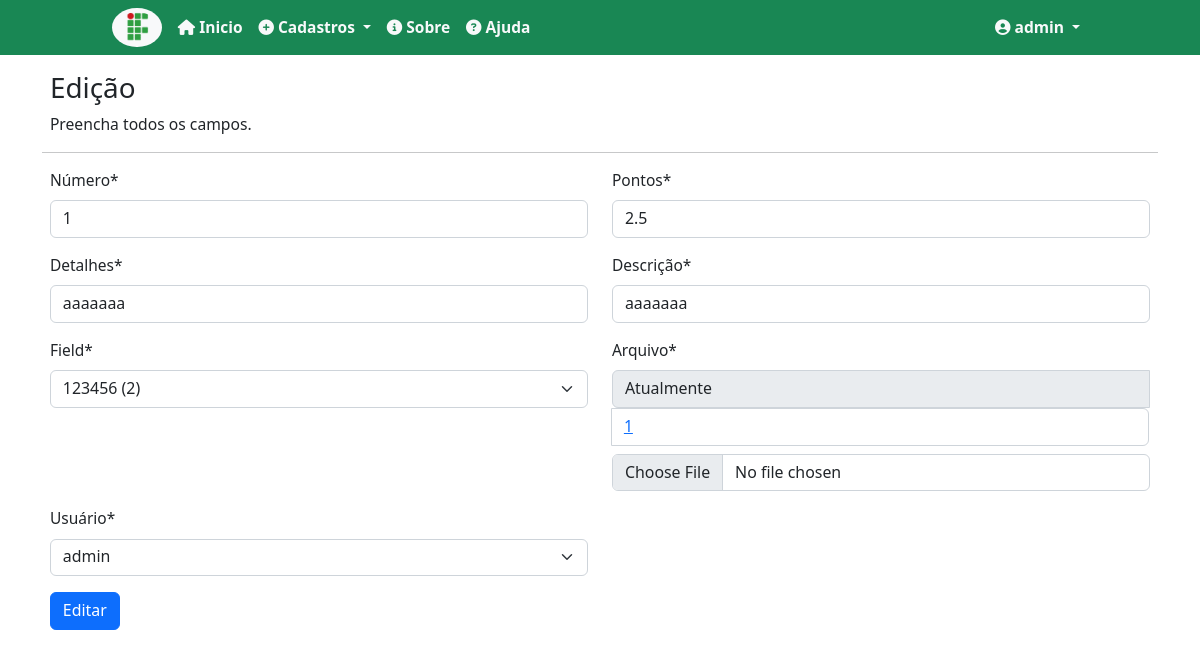
Screenshot of /atividades/editar/2 (signed in) with the database file from the repository.
### records/models.py (models this page shows, shortened)
class Activity(models.Model):
    number = models.IntegerField(verbose_name="Número", unique=True)
    points = models.DecimalField(verbose_name="Pontos", decimal_places=1, max_digits=4)
    details = models.CharField(max_length=100, verbose_name="Detalhes")
    description = models.CharField(max_length=150, verbose_name='Descrição')
    field = models.ForeignKey(Field, on_delete= models.PROTECT, verbose_name='Campo')
    file = models.FileField(upload_to='pdf/', verbose_name="Arquivo")
    user = models.ForeignKey(User, on_delete=models.PROTECT, verbose_name="Usuário")
    class Meta:
        verbose_name = 'Atividade'
        ordering = ['number']

class Field(models.Model):
    name = models.CharField(max_length=50, verbose_name='Nome')
    description = models.CharField(max_length=150, verbose_name='Descrição')
    def __str__(self):
        return "{} ({})".format(self.name, self.description)
    class Meta:
        verbose_name = 'Campo'
        ordering = ['name']

### records/views.py (the view)
# urls.py: path('atividades/editar/<int:pk>', ActivityUpdate.as_view(), name='edit-activity'),
class ActivityUpdate(LoginRequiredMixin, UpdateView):
    login_url = reverse_lazy('login')
    model = Activity
    form_class = ActivityForm
    template_name = 'records/form_update.html'
    success_url = reverse_lazy('list-activity')
    def get_object(self, queryset=None):
        self.object = get_object_or_404(Activity, pk = self.kwargs['pk'], user = self.request.user)
        return self.object
    def get_context_data(self, *args, **kwargs):
        context = super().get_context_data(*args, **kwargs)
        context['header'] = 'Cadastro de Atividades'
        context['exist_file'] = True
        return context

### records/forms.py
class ActivityForm(forms.ModelForm):
    class Meta:
        model = Activity
        fields = '__all__'
    def __init__(self, *args, **kwargs):
        super().__init__(*args, **kwargs)
        self.fields['field'] = forms.ModelChoiceField(
            queryset=Field.objects.all())

### records/templates/records/form_update.html (shortened to what this page needs)
{% extends 'pages/base.html' %}
{% load static %}
{% load crispy_forms_tags %}
{% block content %}
    <div class="m-2">
        <h3>Edição</h3>
        <p>Preencha todos os campos.</p>
    </div>
    <hr>
    <form class="m-2"
    {%if exist_file %}
    enctype="multipart/form-data"
    {% endif %}
    method="POST" action="">
        <div class="row">
            {{ form|crispy }}
        </div>
        <button type="submit" class="btn btn-primary" >Editar</button>
    </form>
{% endblock%}

### pages/templates/pages/base.html (shortened to what this page needs)
{% load static %}
<!DOCTYPE html>
<html lang="pt-br">
<head>
    {% block stylesheet %}
    <link rel="stylesheet" href="{% static 'css/style.css' %}">
    {% endblock %}
    <link href="https://cdn.jsdelivr.net/npm/bootstrap@5.2.2/dist/css/bootstrap.min.css" rel="stylesheet">
    <link rel="stylesheet" type="text/css" href="https://cdn.datatables.net/v/bs5/dt-1.13.2/datatables.min.css"/>
</head>
<body>
  {% block navbar%}
  <nav class="navbar navbar-expand-lg navbar-light bg-success">
    <div class="container-fluid col-10">
      <img src="{% static 'img/logo.png'%}" width="50px" class="bg-light rounded-circle p-1 me-2">
      <div class="collapse navbar-collapse mt-2 mt-lg-0" id="navbarSupportedContent">
        <ul class="navbar-nav me-auto mb-2 mb-lg-0">
          <li class="nav-item">
            <a class="nav-link active text-light fw-bold p-2" aria-current="page" href="{% url 'index' %}"><i class="fa-solid fa-house"></i> Inicio</a>
          </li>
          {% if request.user.is_authenticated %}
          <li class="nav-item dropdown">
            <a class="text-light nav-link fw-bold dropdown-toggle p-2" href="#" id="navbarDropdown" role="button" data-bs-toggle="dropdown" aria-expanded="false">
                <i class="fa-solid fa-circle-plus"></i> Cadastros
            </a>
          </li>
          {% endif %}
          <li class="nav-item">
            <a class="nav-link text-light fw-bold p-2" href="{% url 'about' %}"><i class="fa-solid fa-circle-info"></i> Sobre</a>
          </li>
          <li class="nav-item">
            <a class="nav-link text-light fw-bold p-2" href="#"><i class="fa-solid fa-circle-question"></i> Ajuda</a>
          </li>
        </ul>
        <div class="nav-item d-lg-flex d-block justify-content-lg-end nav-item dropdown">
          {% if request.user.is_authenticated %}
            <a class="text-light nav-link fw-bold dropdown-toggle p-2" href="#" id="navbarDropdown" role="button" data-bs-toggle="dropdown" aria-expanded="false">
                <i class="fa-solid fa-circle-user"></i> {{request.user}}
            </a>
            {% endif %}
        </div>
      </div>
    </div>
  </nav>
  {% endblock %}
  <div class="container mt-3 mb-3">
  {% block content %}
  {% endblock %}
</div>
</body>
</html>

### static/css/style.css (style rules this page uses)
* { font-size: 0.995em; }
body { background-color: rgb(235, 217, 217); }
form .row div { display: inline-block; width: 50%; }
#div_id_file div { display: block; width: 100%; }

### rows the page displays
Activity: number "1", points "2.5", details "aaaaaaa", description "aaaaaaa", field "123456 (2)", user "admin"

### other values shown
{{ request.user }} "admin"
